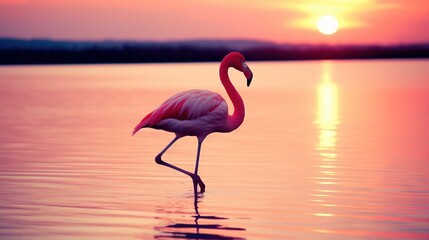
#> input picture face_recogn_att_project/images/flamingo.png, 429 x 240 px
$ python 2_convert_color.py
#> lines starting #> are read from the running program, lines starting #| are printed output that depends on the picture
#!/usr/bin/python3

import numpy as np
import cv2

img = cv2.imread('./images/flamingo.png')
#> img is the input picture: shape (240, 429, 3); mean B, G, R 127.3, 141.7, 212.6
b,g,r = cv2.split(img)
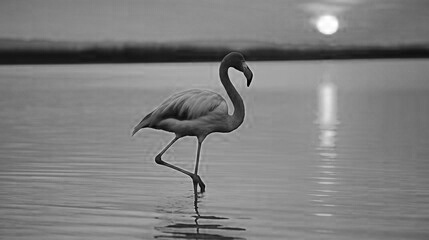
#> b: shape (240, 429); min 0, max 255, mean 127.3
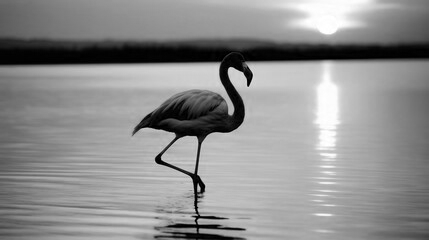
#> g: shape (240, 429); min 0, max 255, mean 141.7
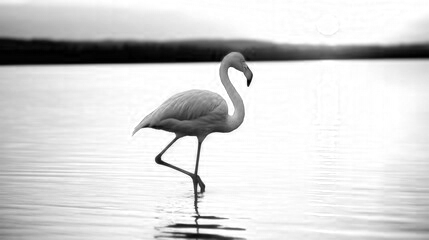
#> r: shape (240, 429); min 0, max 255, mean 212.6
print(img)
#> (printed output is left out)
print(b)
#> (printed output is left out)
cv2.imshow('blue', b)
cv2.imshow('green', g)
cv2.imshow('red', r)
cv2.waitKey(0)
cv2.destroyAllWindows()

$ run again, with face_recogn_att_project/images/faces.jpg saved as face_recogn_att_project/images/flamingo.png
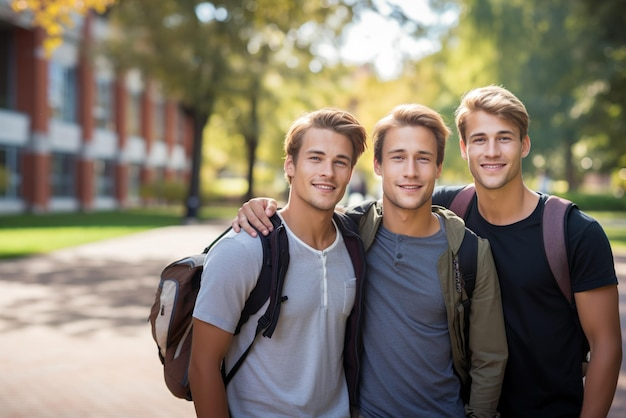
#> input picture face_recogn_att_project/images/faces.jpg, 626 x 418 px
#> img is the input picture: shape (418, 626, 3); mean B, G, R 105.6, 119.8, 128.2
#> `b,g,r = cv2.split(img)`:
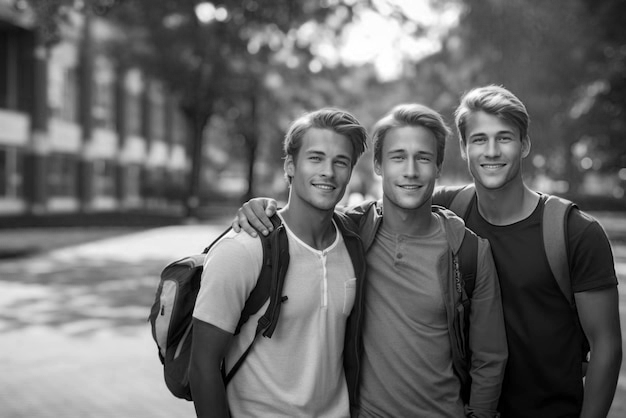
#> b: shape (418, 626); min 0, max 255, mean 105.6
#> `b,g,r = cv2.split(img)`:
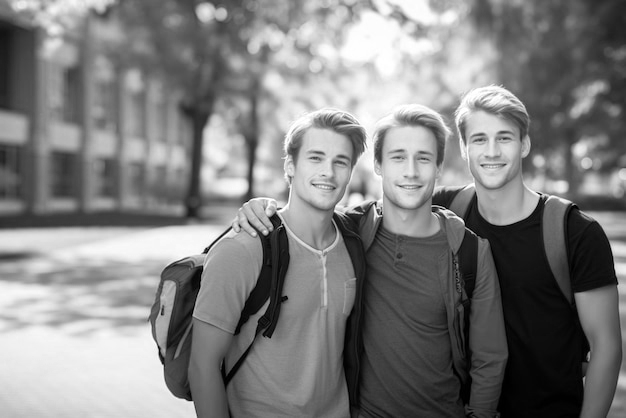
#> r: shape (418, 626); min 0, max 255, mean 128.2
#> (printed output is left out)
#> (printed output is left out)
